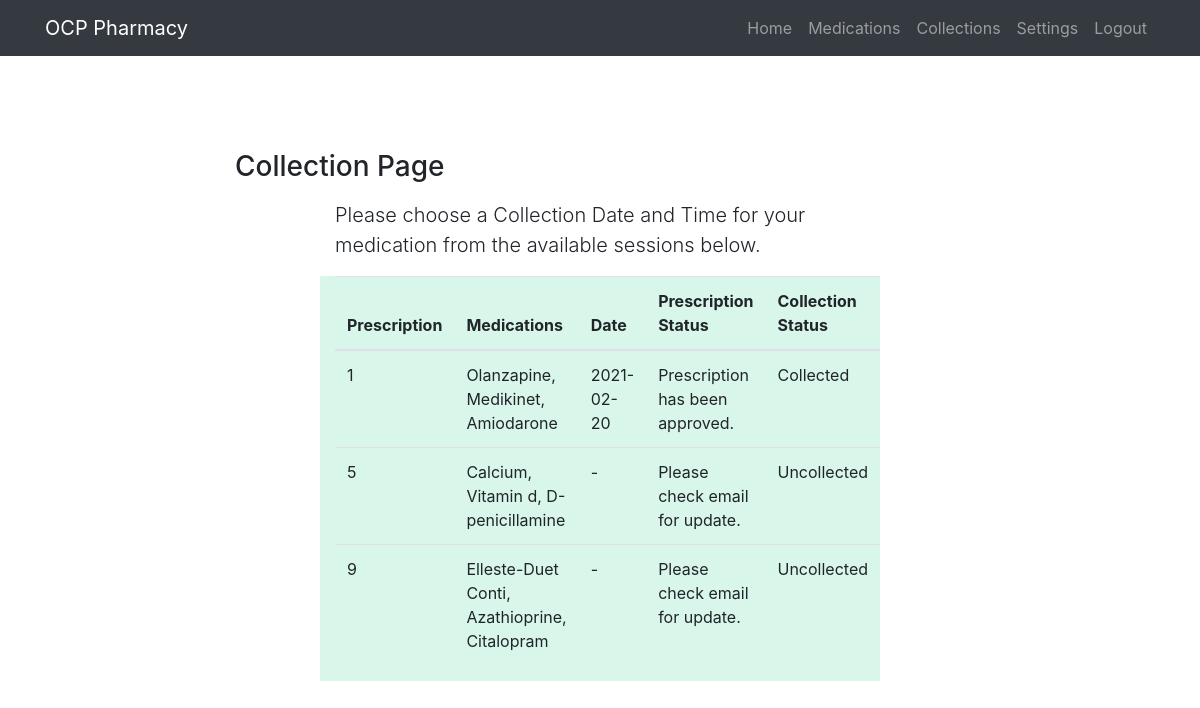
The page /collectionsPatient (signed in) on the database its author committed.
### database.py (models this page shows)
class collections(db.Model):
    id = db.Column(db.Integer, primary_key = True)
    collection_date = db.Column(db.String(50))
    prescription_id = db.Column(db.Integer, db.ForeignKey('prescription.id'), nullable = False) #FK prescription id in Collections table
    status = db.Column(db.String(30), nullable = False)

class Prescription(db.Model):
    id = db.Column(db.Integer, primary_key = True)
    prescriptionDate = db.Column(db.Date, default=date.today) #Date at which prescription has been created
    patient_id = db.Column(db.Integer, db.ForeignKey('Patient.id'), nullable=False)
    pharmacist_id = db.Column(db.Integer, db.ForeignKey('Pharmacist.id'), nullable=False)
    status = db.Column(db.Boolean, nullable = False)
    medications = db.relationship('Medication', backref='prescription', lazy = True) #Linking prescriptions to medications table
    collection = db.relationship('collections', backref='prescription', lazy = True) #Linking prescriptions to collections table
    collection_status = db.Column(db.String(30)) #Prescriptions collections status

### app.py (the view)
@app.route('/collectionsPatient')
def collection_patient():
    patient_id = current_user.id
    print(patient_id)
    prescriptionPatient = Prescription.query.filter_by(patient_id = patient_id).all()
    listColPatients = []
    for prescriptionP in prescriptionPatient: #Iteration through prescriptions
        if prescriptionP.status == True:
            print(prescriptionP.id)
            medicationsPatient = Medication.query.filter_by(prescription_id = prescriptionP.id).all() # Querying
            collectionsPatient = collections.query.filter_by(prescription_id = prescriptionP.id).first()
            print(collectionsPatient)
            mediPatient = []
            medicinePatient = ""
            for medicationP in medicationsPatient: #iteration through medications
                mediPatient.append(medicationP.medicationName)
                medicinePatient = ', '.join(mediPatient)
            tupPatient = (prescriptionP.id, medicinePatient,collectionsPatient.collection_date, "Prescription has been approved.", prescriptionP.collection_status)
            listColPatients.append(tupPatient)
        else:
            medicationsPatient = Medication.query.filter_by(prescription_id = prescriptionP.id).all()
            mediPatient = []
            medicinePatient = ""
            for medicationP in medicationsPatient:
                mediPatient.append(medicationP.medicationName)
                medicinePatient = ', '.join(mediPatient)
            tupPatient = (prescriptionP.id, medicinePatient,"-", "Please check email for update.", prescriptionP.collection_status)
            listColPatients.append(tupPatient)
    return render_template('collectionsPatient.html', collectionPatientL = listColPatients)

### app.py (called while the page is built)
@login.user_loader
def load_user(user_id):
    return UserModel.query.get(user_id)

### templates/collectionsPatient.html (shortened to what this page needs)
<!doctype html>
<html>
<head>
    <link rel="stylesheet" href="https://stackpath.bootstrapcdn.com/bootstrap/4.3.1/css/bootstrap.min.css">
  <link href="static/vendor/bootstrap/css/bootstrap.min.css" rel="stylesheet">
  <link href="static/css/scrolling-nav.css" rel="stylesheet">
</head>
<body id="page-top">
  <nav class="navbar navbar-expand-lg navbar-dark bg-dark fixed-top" id="mainNav">
    <div class="container">
      <a class="navbar-brand js-scroll-trigger" href="#page-top">OCP Pharmacy</a>
      <div class="collapse navbar-collapse" id="navbarResponsive">
        <ul class="navbar-nav ml-auto">
          <li class="nav-item">
            <a class="nav-link js-scroll-trigger" href="patientpage">Home</a>
          </li>
          <li class="nav-item">
            <a class="nav-link js-scroll-trigger" href="medications">Medications</a>
          </li>
          <li class="nav-item">
            <a class="nav-link js-scroll-trigger" href="collectionsPatient">Collections</a>
          </li>
          <li class="nav-item">
            <a class="nav-link js-scroll-trigger" href="Settings">Settings</a>
          </li>
          <li class="nav-item">
            <a class="nav-link js-scroll-trigger" href="logoutPatient">Logout</a>
          </li>
        </ul>
      </div>
    </div>
  </nav>
    <section id="about">
    <div class="container">
      <div class="row">
        <div class="col-lg-8 mx-auto">
          <h3>Collection Page</h3>
          <div class="container-flex mt-3" style = "margin: 100px;">
            <p class="lead">Please choose a Collection Date and Time for your medication from the available sessions below.</p>
        <div class="row">
          <div class="col-sm mr-3" style="background-color: rgba(61, 207, 151, 0.2);">
            <table class="table table-hover" class="table table-striped">
              <thead>
                <tr>
                  <th scope="col">Prescription</th>
                  <th scope="col">Medications</th>
                  <th scope="col">Date</th>
                  <th scope="col">Prescription Status</th>
                  <th scope="col">Collection Status</th>
                </tr>
              </thead>
              <tbody>
                <tr>
                  {% for collection in collectionPatientL  %}
                  {% for cell in collection %}
                  <td>{{cell}}</td>
                  {% endfor %}
                </tr>
                {% endfor %}
                </table>
        </div>
      </div>
    </div>
    </div>
    </div>
    </div>
    </section>
</body>
</html>

### static/css/scrolling-nav.css (style rules this page uses)
section { padding: 150px 0; }

### rows shown on the page
collections: collection_date "2021-02-20"
Prescription: collection_status "Collected"
Prescription: collection "5" "Calcium, Vitamin d, D-penicillamine" "-" "Please check email for update.", collection_status "Uncollected"
Prescription: collection "9" "Elleste-Duet Conti, Azathioprine, Citalopram" "-" "Please check email for update.", collection_status "Uncollected"

### other values the page prints
{{ cell }} "1" "Olanzapine, Medikinet, Amiodarone" "Prescription has been approved."
